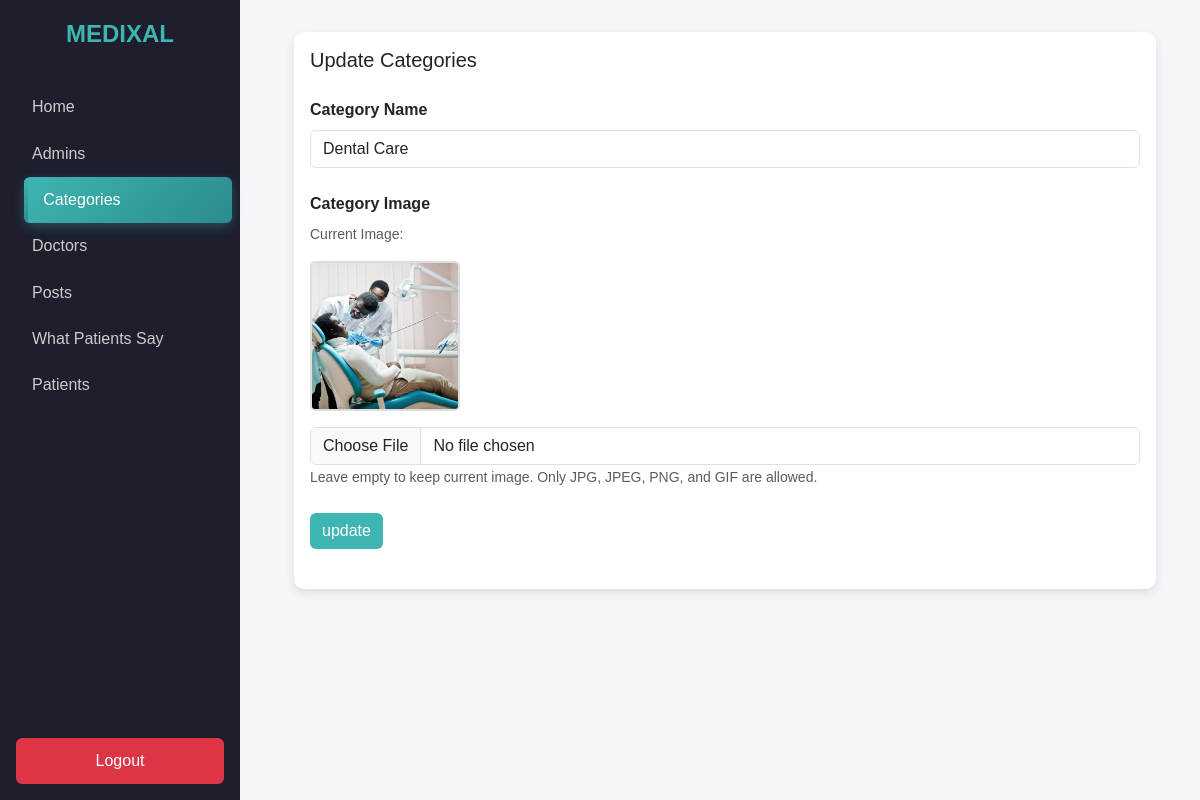
Screenshot of /admin-panel/categories-admins/update-category.php?upd_id=3 (signed in) with the database file from the repository.
### tables this page shows
CREATE TABLE IF NOT EXISTS `categories` (
  `id` int NOT NULL AUTO_INCREMENT,
  `category_name` varchar(255) NOT NULL,
  `img` varchar(255) NOT NULL,
  `created_at` datetime NOT NULL DEFAULT CURRENT_TIMESTAMP ON UPDATE CURRENT_TIMESTAMP,
  PRIMARY KEY (`id`)
);

### admin-panel/categories-admins/update-category.php (the view, shortened to what this page needs)
<?php
require_once "../../includes/dbh.php";
$categories = null;
if (isset($_GET["upd_id"])) {
    $id = $_GET["upd_id"];
    $select = "SELECT * FROM categories WHERE id = :id";
    $statement = $db->prepare($select);
    $statement->bindParam(":id", $id);
    $statement->execute();
    $categories = $statement->fetch(PDO::FETCH_OBJ);
}
?>
<!DOCTYPE html>
<html lang="en">
<head>
  <link href="https://cdn.jsdelivr.net/npm/bootstrap@5.3.3/dist/css/bootstrap.min.css" rel="stylesheet">
</head>
<body>
<div id="wrapper">
    <div class="sidebar">
      <div class="logo">MEDIXAL</div>
      <a href="../index.php">Home</a>
      <a href="../admins/admins.php">Admins</a>
      <a href="show-categories.php" class="active">Categories</a>
      <a href="../doctor-admins/show-doctors.php">Doctors</a>
      <a href="../testimony-admins/show-posts.php">Posts</a>
      <a href="../patients-say-admins/show-testimonials.php">What Patients Say</a>
      <a href="../patients-admins/show-patients.php">Patients</a>
      <?php if(isset($_SESSION["admin_name"])) : ?>
      <a href="../logout.php" class="logout text-white">Logout</a>
      <?php else: ?>
      <a href="../admins/login-admins.php" class="logout text-white">Login</a>
      <?php endif; ?>
    </div>
    <div class="main-content">
    <div class="container-fluid">
       <div class="row">
        <div class="col">
          <div class="card">
            <div class="card-body">
              <h5 class="card-title mb-5 d-inline">Update Categories</h5>
          <form method="POST" action="" enctype="multipart/form-data">
                <div class="form-outline mb-4 mt-4">
                  <label for="category-name" class="form-label fw-bold">Category Name</label>
                  <input type="text" name="name" id="category-name" class="form-control" placeholder="Category name" value="<?php echo htmlspecialchars($categories->category_name ?? ''); ?>" required />
                </div>
                <div class="form-outline mb-4">
                  <label for="image-upload" class="form-label fw-bold">Category Image</label>
                  <?php if (!empty($categories->img)): ?>
                    <div class="mb-2">
                      <p class="text-muted small">Current Image:</p>
                      <img src="../uploads/services/<?php echo htmlspecialchars($categories->img); ?>"
                           alt="Current category image"
                           width="150" height="150"
                           style="object-fit: cover; border-radius: 5px; border: 2px solid #ddd;"
                           class="mb-2">
                    </div>
                  <?php endif; ?>
                  <input type="file" name="img" id="image-upload" class="form-control" accept="image/jpeg,image/jpg,image/png,image/gif">
                  <small class="form-text text-muted">Leave empty to keep current image. Only JPG, JPEG, PNG, and GIF are allowed.</small>
                </div>
                <button type="submit" name="submit" class="btn btn-primary  mb-4 text-center">update</button>
              </form>
            </div>
          </div>
        </div>
      </div>
  </div>
</body>
</html>

### admin-panel/categories-admins/update-category.php (style rules this page uses)
body { font-family: "Poppins", sans-serif; background-color: #f5f6fa; margin: 0; padding: 0; }
.sidebar { position: fixed; top: 0; left: 0; height: 100vh; width: 240px; background-color: #1e1e2d; color: #fff; display: flex; flex-direction: column; align-items: start; padding: 1rem; }
.sidebar .logo { font-size: 1.5rem; font-weight: 700; margin-bottom: 2rem; text-transform: uppercase; color: #3eb5b3; display: block; width: 100%; text-align: center; }
.sidebar a { color: #ccc; text-decoration: none; display: block; width: 100%; padding: 0.7rem 1rem; border-radius: 6px; transition: all 0.3s cubic-bezier(0.4, 0, 0.2, 1); position: relative; overflow: hidden; }
.sidebar a::before { content: ""; position: absolute; left: 0; top: 0; bottom: 0; width: 4px; background: linear-gradient(180deg, #3eb5b3, #2b8c8a); transform: scaleY(0); transition: transform 0.3s cubic-bezier(0.4, 0, 0.2, 1); border-radius: 0 4px 4px 0; }
.sidebar a:hover, .sidebar a.active { background: linear-gradient(135deg, #3eb5b3, #2b8c8a); color: #fff; transform: translateX(8px); box-shadow: 0 4px 12px rgba(62, 181, 179, 0.3); padding-left: 1.2rem; }
.sidebar a:hover::before, .sidebar a.active::before { transform: scaleY(1); }
.sidebar .logout { margin-top: auto; background-color: #dc3545; text-align: center; border-radius: 6px; transition: all 0.3s cubic-bezier(0.4, 0, 0.2, 1); position: relative; overflow: hidden; }
.sidebar .logout::before { content: ""; position: absolute; inset: 0; background: linear-gradient(135deg, #dc3545, #c82333); opacity: 0; transition: opacity 0.3s ease; }
.main-content { margin-left: 250px; padding: 2rem; }
.card { border: none; border-radius: 10px; box-shadow: 0 4px 10px rgba(0,0,0,0.1); transition: all 0.3s cubic-bezier(0.4, 0, 0.2, 1); }
.btn-primary { background-color: #3eb5b3; border: none; transition: all 0.3s cubic-bezier(0.4, 0, 0.2, 1); position: relative; overflow: hidden; }
.btn-primary::before { content: ""; position: absolute; top: 50%; left: 50%; width: 0; height: 0; border-radius: 50%; background: rgba(255, 255, 255, 0.2); transform: translate(-50%, -50%); transition: width 0.6s ease, height 0.6s ease; }
button { border: none; color: #fff; background-color: #dc3545; border-radius: 5px; padding: 5px 20px; transition: all 0.3s cubic-bezier(0.4, 0, 0.2, 1); position: relative; overflow: hidden; cursor: pointer; }
button::after { content: ""; position: absolute; top: 50%; left: 50%; width: 0; height: 0; border-radius: 50%; background: rgba(255, 255, 255, 0.15); transform: translate(-50%, -50%); transition: width 0.5s ease, height 0.5s ease; }
.form-control { transition: all 0.3s cubic-bezier(0.4, 0, 0.2, 1); }
.form-outline img { transition: all 0.3s cubic-bezier(0.4, 0, 0.2, 1); cursor: pointer; }

### rows the page displays
categories: name "Dental Care", img (picture)
